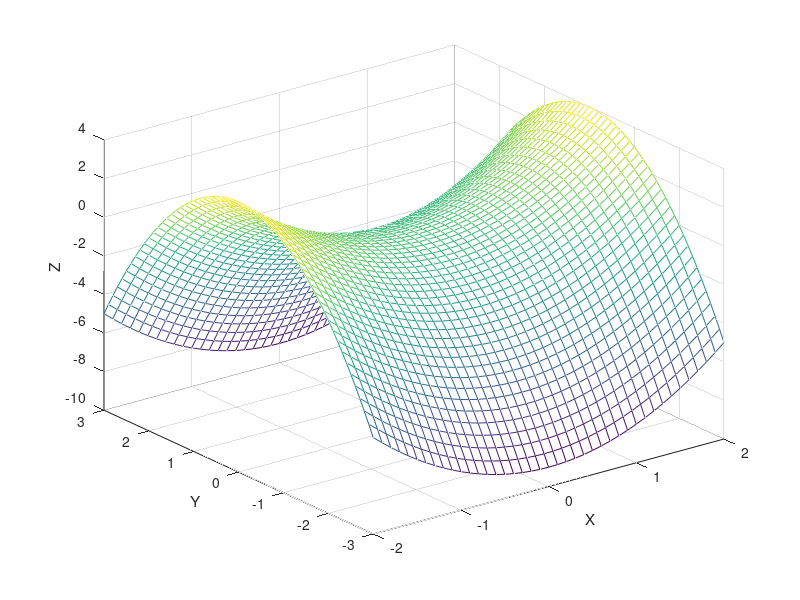

This chart was generated by the following MATLAB code:

%RONALDO RAFAEL ARIAS PARADA-1151674
x=-2:0.1:2;%se asignan las coordenadas a x
y=-3:0.1:3;%se asignan las coordenadas a y
[X,Y]=meshgrid(x,y);%devuelve coordenadas de cuadrícula 2D basadas en las coordenadas que contienen 
% los vectores x e y. X es una matriz en la que cada fila es una copia de x, mientras que Y es una matriz
% en la que cada columna es una copia de y.
% La cuadrícula que representan las coordenadas X e Y tiene length(y) filas y length(x) columnas.
Z=X.^2-Y.^2;
mesh(X,Y,Z);
xlabel('X')%se agrega la etiqueta del eje x
ylabel('Y')%se agrega la etiqueta del eje y
zlabel('Z')%se agrega la etiqueta del eje z

